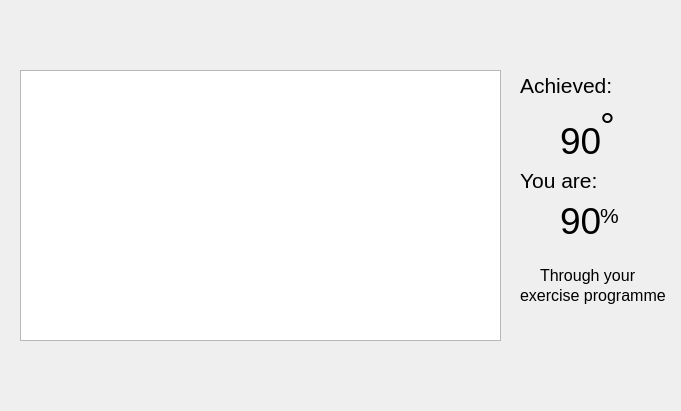
<?xml version="1.0" encoding="UTF-8"?>
<ui version="4.0">
 <class>Form</class>
 <widget class="QWidget" name="Form">
  <property name="geometry">
   <rect>
    <x>0</x>
    <y>0</y>
    <width>681</width>
    <height>411</height>
   </rect>
  </property>
  <property name="mouseTracking">
   <bool>true</bool>
  </property>
  <property name="windowTitle">
   <string>Form</string>
  </property>
  <widget class="QLabel" name="Header">
   <property name="geometry">
    <rect>
     <x>10</x>
     <y>10</y>
     <width>171</width>
     <height>41</height>
    </rect>
   </property>
   <property name="mouseTracking">
    <bool>true</bool>
   </property>
   <property name="text">
    <string/>
   </property>
   <property name="pixmap">
    <pixmap>../../../../Work/HCARD/Images/Assets/ResultsheaderAsset 2.png</pixmap>
   </property>
  </widget>
  <widget class="QLabel" name="Home_button">
   <property name="geometry">
    <rect>
     <x>20</x>
     <y>360</y>
     <width>91</width>
     <height>41</height>
    </rect>
   </property>
   <property name="mouseTracking">
    <bool>true</bool>
   </property>
   <property name="text">
    <string/>
   </property>
   <property name="pixmap">
    <pixmap>../../../../Work/HCARD/Images/Assets/HomearrowleftAsset 3.png</pixmap>
   </property>
  </widget>
  <widget class="PlotWidget" name="Plot">
   <property name="geometry">
    <rect>
     <x>20</x>
     <y>70</y>
     <width>481</width>
     <height>271</height>
    </rect>
   </property>
   <property name="mouseTracking">
    <bool>true</bool>
   </property>
  </widget>
  <widget class="QLabel" name="achievedheader">
   <property name="geometry">
    <rect>
     <x>520</x>
     <y>70</y>
     <width>121</width>
     <height>31</height>
    </rect>
   </property>
   <property name="font">
    <font>
     <pointsize>16</pointsize>
    </font>
   </property>
   <property name="text">
    <string>Achieved:</string>
   </property>
  </widget>
  <widget class="QLabel" name="youare">
   <property name="geometry">
    <rect>
     <x>520</x>
     <y>150</y>
     <width>121</width>
     <height>61</height>
    </rect>
   </property>
   <property name="font">
    <font>
     <pointsize>16</pointsize>
    </font>
   </property>
   <property name="text">
    <string>You are:</string>
   </property>
  </widget>
  <widget class="QLabel" name="legend">
   <property name="geometry">
    <rect>
     <x>260</x>
     <y>350</y>
     <width>261</width>
     <height>51</height>
    </rect>
   </property>
   <property name="font">
    <font>
     <pointsize>16</pointsize>
    </font>
   </property>
   <property name="text">
    <string/>
   </property>
   <property name="pixmap">
    <pixmap>../../../../Work/HCARD/Images/Assets/LegendAsset 4.png</pixmap>
   </property>
  </widget>
  <widget class="QLabel" name="Current_angle">
   <property name="geometry">
    <rect>
     <x>560</x>
     <y>120</y>
     <width>41</width>
     <height>41</height>
    </rect>
   </property>
   <property name="font">
    <font>
     <pointsize>28</pointsize>
    </font>
   </property>
   <property name="text">
    <string>90</string>
   </property>
  </widget>
  <widget class="QLabel" name="deg1">
   <property name="geometry">
    <rect>
     <x>600</x>
     <y>110</y>
     <width>21</width>
     <height>31</height>
    </rect>
   </property>
   <property name="font">
    <font>
     <pointsize>28</pointsize>
    </font>
   </property>
   <property name="text">
    <string>°</string>
   </property>
  </widget>
  <widget class="QLabel" name="social">
   <property name="geometry">
    <rect>
     <x>520</x>
     <y>350</y>
     <width>261</width>
     <height>51</height>
    </rect>
   </property>
   <property name="font">
    <font>
     <pointsize>16</pointsize>
    </font>
   </property>
   <property name="text">
    <string/>
   </property>
   <property name="pixmap">
    <pixmap>../../../../Work/HCARD/Images/Assets/SocialAsset 1.png</pixmap>
   </property>
  </widget>
  <widget class="QLabel" name="Current_progression">
   <property name="geometry">
    <rect>
     <x>560</x>
     <y>200</y>
     <width>41</width>
     <height>41</height>
    </rect>
   </property>
   <property name="font">
    <font>
     <pointsize>28</pointsize>
    </font>
   </property>
   <property name="text">
    <string>90</string>
   </property>
  </widget>
  <widget class="QLabel" name="deg1_2">
   <property name="geometry">
    <rect>
     <x>600</x>
     <y>190</y>
     <width>41</width>
     <height>51</height>
    </rect>
   </property>
   <property name="font">
    <font>
     <pointsize>16</pointsize>
    </font>
   </property>
   <property name="text">
    <string>%</string>
   </property>
  </widget>
  <widget class="QLabel" name="Schedule_state_2">
   <property name="geometry">
    <rect>
     <x>540</x>
     <y>250</y>
     <width>151</width>
     <height>51</height>
    </rect>
   </property>
   <property name="font">
    <font>
     <pointsize>12</pointsize>
    </font>
   </property>
   <property name="text">
    <string>Through your </string>
   </property>
  </widget>
  <widget class="QLabel" name="Schedule_state_3">
   <property name="geometry">
    <rect>
     <x>520</x>
     <y>270</y>
     <width>151</width>
     <height>51</height>
    </rect>
   </property>
   <property name="font">
    <font>
     <pointsize>12</pointsize>
    </font>
   </property>
   <property name="text">
    <string>exercise programme</string>
   </property>
  </widget>
  <widget class="QLabel" name="Axis_X">
   <property name="geometry">
    <rect>
     <x>240</x>
     <y>330</y>
     <width>101</width>
     <height>41</height>
    </rect>
   </property>
   <property name="font">
    <font>
     <pointsize>12</pointsize>
    </font>
   </property>
   <property name="text">
    <string/>
   </property>
   <property name="pixmap">
    <pixmap>../../../../Work/HCARD/Images/Assets/AxislabelsAsset 4.png</pixmap>
   </property>
  </widget>
  <widget class="QLabel" name="Axis_Y">
   <property name="geometry">
    <rect>
     <x>10</x>
     <y>120</y>
     <width>21</width>
     <height>151</height>
    </rect>
   </property>
   <property name="font">
    <font>
     <pointsize>12</pointsize>
    </font>
   </property>
   <property name="text">
    <string/>
   </property>
   <property name="pixmap">
    <pixmap>../../../../Work/HCARD/Images/Assets/AxislabelsAsset 5.png</pixmap>
   </property>
  </widget>
 </widget>
 <customwidgets>
  <customwidget>
   <class>PlotWidget</class>
   <extends>QGraphicsView</extends>
   <header>pyqtgraph</header>
  </customwidget>
 </customwidgets>
 <resources/>
 <connections/>
</ui>
